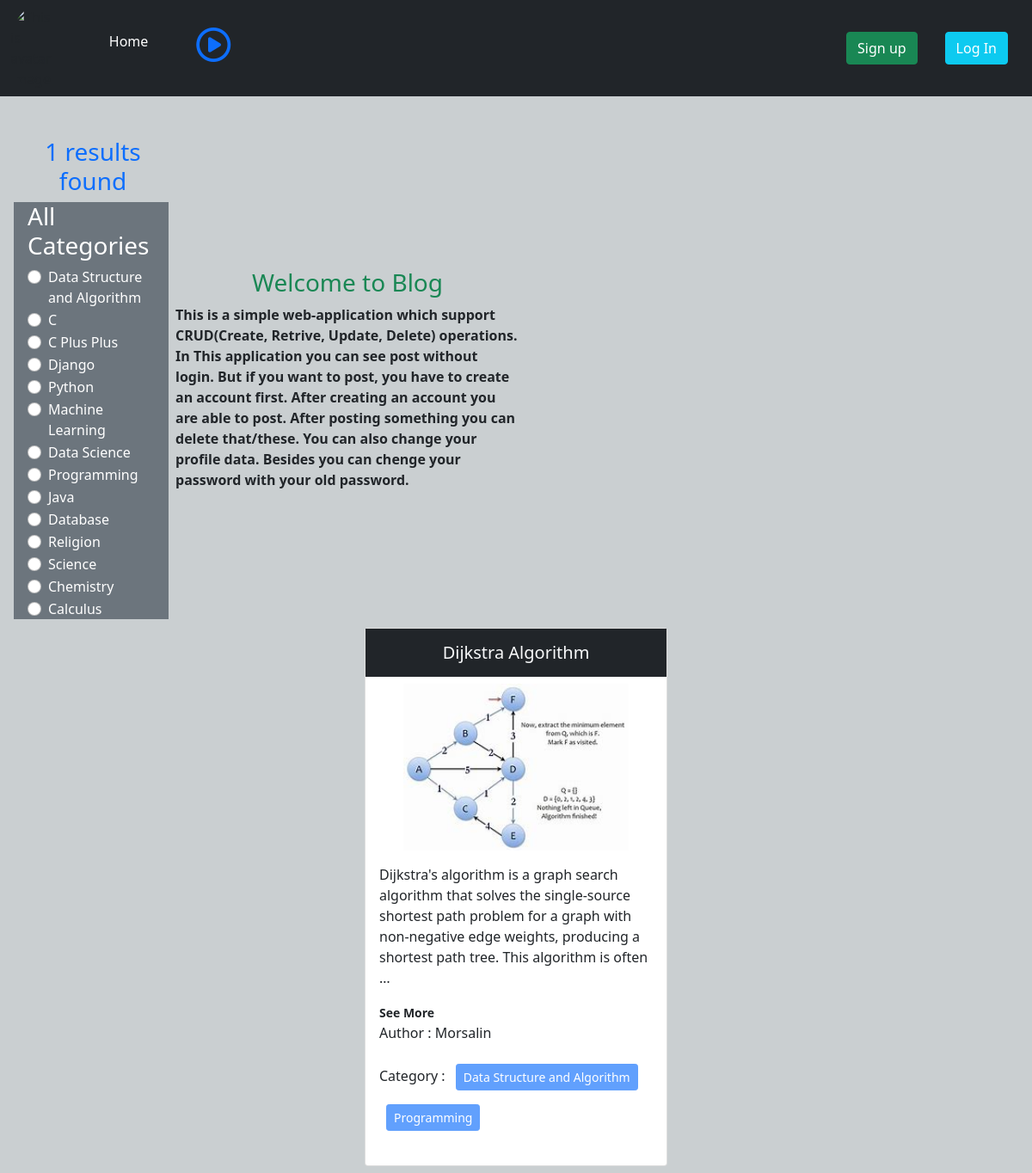
Page /category/data-structure-and-algorithm/ on the committed database.
### categories/models.py (models this page shows, shortened)
class Category(models.Model):
    name = models.CharField(max_length = 70)
    slug = models.SlugField(max_length = 1000, null = True, blank = True, unique = True)

### post/models.py (models this page shows, shortened)
class Post(models.Model):
    title = models.CharField(max_length = 50)
    content = models.TextField()
    category = models.ManyToManyField(Category)
    author = models.ForeignKey(User, on_delete = models.CASCADE)
    image = models.ImageField(upload_to='post/media/uploads/',blank= True, null = True)

### blog_project/views.py (the view, shortened to what this page needs)
# urls.py: path("", views.homepage,  name = 'homepage'),
def homepage(request, category_slug = None):
    data = Post.objects.all()
    status = False
    if category_slug is not None:
        category = Category.objects.get(slug = category_slug) # first time we we catch slug with category_slug
        data = Post.objects.filter(category = category) # then select that category with filter function
        status  = True
    categories = Category.objects.all()
    return render(request, "homepage.html", {"postData":data, 'categories': categories, "status": status, 'total': len(data)})

### Templates/homepage.html (shortened to what this page needs)
{% extends 'base.html' %}
{% block content %}
<div class = 'd-flex mt-5'>
  <div class ='col-2 ps-3 me-1'>
    {% if status == True %}
      <h3 class = "text-primary text-center">{{total}} results found</h3>
      {% endif %}
    <div class = ' bg-secondary px-3 me-1'>
      <h3 class = 'text-white'>All Categories</h3>
      {% for category in categories %}
      <div class="form-check">
        <input class="form-check-input"
        type="radio"
        name="category"
        id="{{category.name}}">
        <label class="form-check-label" for="{{category.name}}">
          <a class = "text-decoration-none  text-white" href="{% url 'category_wise_post' category.slug %}"> {{category.name}}</a>
        </label>
      </div>
      {% endfor %}
    </div>
  </div>
  <div class = "col-4 d-flex align-items-center">
    <div>
      <h3 class = 'text-success text-center'>Welcome to Blog</h3>
      <b>This is a simple web-application which support CRUD(Create, Retrive, Update, Delete) operations.
        In This application you can see post without login. But if you want to post, you have to create an account first. After creating an account you are able to post.  After posting something you can delete that/these. You can also change your profile data. Besides you can chenge your password with your old password.
      </b>
   </div>
    </div>
  <div class = 'col-5'>
    {% load static %}
  </div>
</div>
<div class="d-flex flex-wrap px-5 justify-content-center">
  {% for post in postData %}
  <div class="col-4">
    <div class="card m-2">
      <h5 class="card-title text-center text-light p-3 bg-dark">{{post.title}}</h5>
      {% if post.image %}
      <img src="{{post.image.url}}" class = 'w-75 m-auto' alt="">
      {% endif %}
      <div class="card-body">
        <p class="card-text">{{post.content | truncatewords:30}}</p>
          <a href="{% url 'post_details' post.id %}" class = 'text-decoration-none text-dark'><small><b>See More</b></small></a>
        <p>Author : {{post.author.first_name}} {{post.author.last_name}}</p>
        <p>
          Category : {% for cat in post.category.all %}
          <button class="btn btn-primary btn-sm m-2" disabled >{{cat.name}} </button>
          {% endfor %}
        </p>
      </div>
    </div>
  </div>
  {% endfor %}
</div>
{% endblock content %}

### rows in the picture
Category: name "Data Structure and Algorithm"
Category: name "C"
Category: name "C Plus Plus"
Category: name "Django"
Category: name "Python"
Category: name "Machine Learning"
Category: name "Data Science"
Category: name "Programming"
Category: name "Java"
Category: name "Database"
Category: name "Religion"
Category: name "Science"
Category: name "Chemistry"
Category: name "Calculus"
Post: title "Dijkstra Algorithm", image (picture), content "Dijkstra's algorithm is a graph search algorithm that solves the single-source shortest path problem for a graph with non-negative edge weights, producing a shortest path tree. This algorithm is often …", author.first_name "Morsalin"

### other values in the picture
{{ total }} "1"
